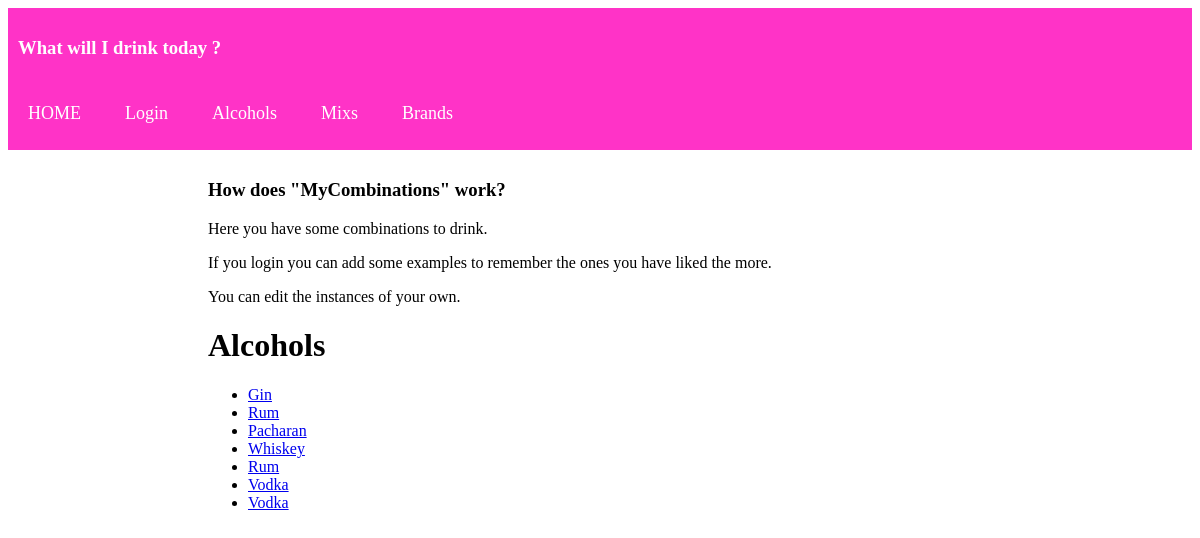
Page /mycombinations/alcohols/ on the committed database.
### web/models.py (models this page shows, shortened)
class Alcohol(models.Model):
    name = models.CharField(max_length=200)
    brand = models.ForeignKey(Brand, on_delete=models.CASCADE)
    user = models.ForeignKey(User, default=1, on_delete=models.CASCADE)
    date = models.DateField(default=date.today)

### web/views.py (the view)
class AlcoholList(ListView):
    model = Alcohol
    template_name = 'web/alcohol_list.html'
    def get_context_data(self, **kwargs):
        context = super(AlcoholList, self).get_context_data(**kwargs)
        context['alcohols'] = Alcohol.objects.all()
        return context

### web/templates/web/alcohol_list.html (shortened to what this page needs)
{% extends "web/index.html" %}
{% block content %}
<h1>
Alcohols
</h1>
<ul>
    {% for alcohol in alcohols %}
        <li><a href="{% url 'web:alcohol_detail' alcohol.id %}">{{ alcohol.name }}</a></li>
    {% empty %}
        <li>Sorry, no alcohols registered yet.</li>
    {% endfor %}
</ul>
    {% endblock %}

### rows in the picture
Alcohol: name "Gin"
Alcohol: name "Rum"
Alcohol: name "Pacharan"
Alcohol: name "Whiskey"
Alcohol: name "Rum"
Alcohol: name "Vodka"
Alcohol: name "Vodka"
